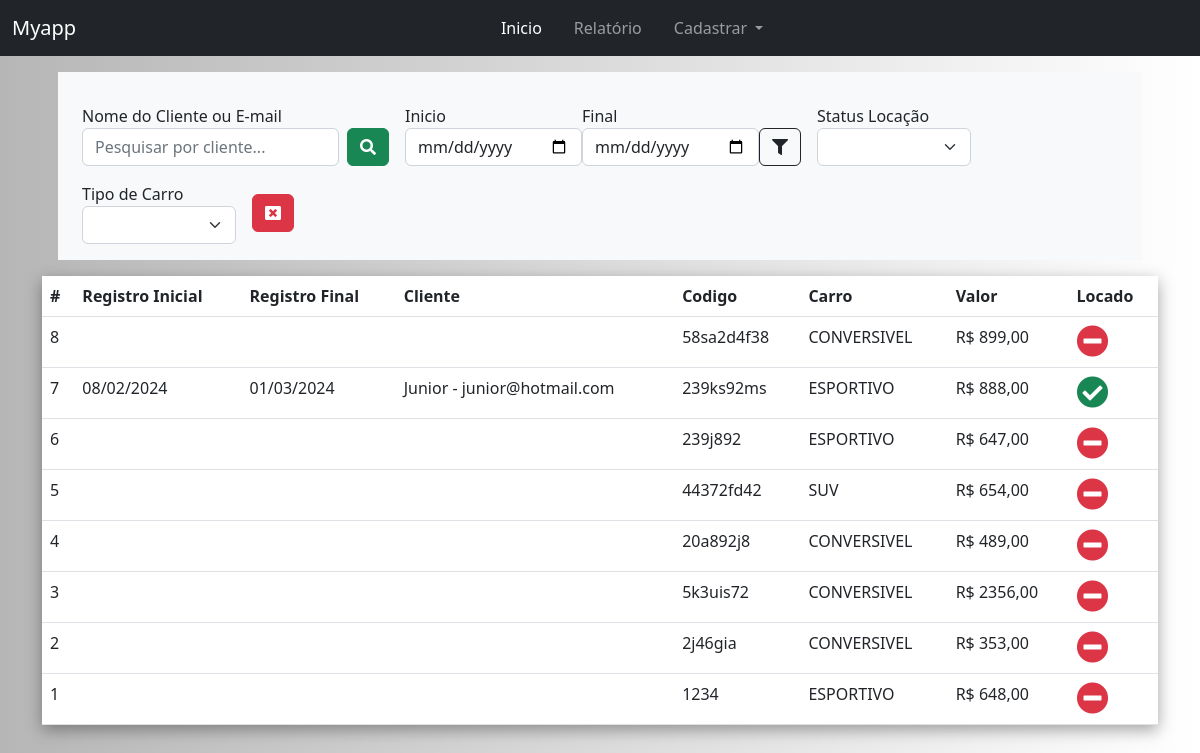
The page /reports/ on the database its author committed.
### myapp/models.py (models this page shows, shortened)
class Car(models.Model):
    code = models.CharField(max_length=100)
    type_item = models.CharField(max_length=100, choices=TypeCar.choices)
    address = models.TextField()
    price = models.DecimalField(max_digits=10,decimal_places=2)
    is_locate = models.BooleanField(default=False)
    class Meta:
        verbose_name = 'Imóvel'
        verbose_name_plural = 'Imóveis'
        ordering = ['-id']

class RegisterLocation(models.Model):
    car = models.ForeignKey(Car, on_delete=models.CASCADE, related_name='reg_location')
    client = models.ForeignKey(Client, on_delete=models.CASCADE)
    dt_start = models.DateTimeField('Inicio')
    dt_end = models.DateTimeField('Fim')
    create_at = models.DateField(default=datetime.now, blank=True)
    class Meta:
        verbose_name = 'Registrar Locação'
        verbose_name_plural = 'Registrar Locação'
        ordering = ['-id']

class Client(models.Model):
    name = models.CharField(max_length=100)
    email = models.EmailField(max_length=200)
    phone = models.CharField(max_length=15)
    def __str__(self):
        return "{} - {}".format(self.name, self.email)
    class Meta:
        verbose_name = 'Cliente'
        verbose_name_plural = 'Clientes'
        ordering = ['-id']

### myapp/views.py (the view)
# urls.py: path('reports/', views.reports, name='reports'),
def reports(request): ## Relatórios
    car = Car.objects.all()
    get_client = request.GET.get('client')
    get_locate = request.GET.get('is_locate')
    get_type_item = request.GET.get('type_item')
    get_dt_start = request.GET.get('dt_start')
    get_dt_end = request.GET.get('dt_end')
    print(get_dt_start, get_dt_end)
    if get_client: ## Filtra por nome e email do cliente
        car = Car.objects.filter(
					Q(reg_location__client__name__icontains=get_client) |
					Q(reg_location__client__email__icontains=get_client))
    if get_dt_start and get_dt_end: ## Por data
        car = Car.objects.filter(
						reg_location__create_at__range=[get_dt_start,get_dt_end])
    if get_locate:
        car = Car.objects.filter(is_locate=get_locate)
    if get_type_item:
        car = Car.objects.filter(type_item=get_type_item)
    return render(request, 'reports.html', {'cars':car})

### myapp/templates/reports.html (shortened to what this page needs)
{% extends 'base.html' %}
{% block content %}
<div class="container">
    <div class="row g-3 align-items-center m-3 bg-light p-3">
        <div class="col-auto">
            <label>Nome do Cliente ou E-mail</label>
            <form class="d-flex" action="{% url 'reports' %}">
                <input name="client" type="search" class="form-control me-2" placeholder="Pesquisar por cliente..." aria-label="Search">
                <button class="btn btn-success" type="submit"><i class="fas fa-search"></i></button>
            </form>
        </div>
        <div class="col-auto" >
            <form class="d-flex align-items-end" action="{% url 'reports' %}">
                <div class="">
                    <label for="">Inicio</label>
                    <input name="dt_start" type="date" value="{{request.GET.dt_start}}" class="form-control me-2">
                </div>
                <div class="">
                    <label for="">Final</label>
                    <input name="dt_end" type="date" value="{{request.GET.dt_end}}" class="form-control me-2">
                </div>
                <div class="">
                    <button class="btn btn-outline-dark" type="submit"><i class="fas fa-filter"></i></button>
                </div>
            </form>
        </div>
        <div class="col-auto">
            <form action="{% url 'reports' %}">
                <label>Status Locação</label>
                <select name="is_locate" class="form-select" onchange="this.form.submit()">
                    <option></option>
                    <option value="True" {% if request.GET.is_locate == 'True' %}selected{% endif %}>LOCADO</option>
                </select>
            </form>
        </div>
        <div class="col-auto">
            <form class="" action="{% url 'reports' %}">
            <label>Tipo de Carro</label>
                <select name="type_item" class="form-select" onchange="this.form.submit()">
                    <option></option>
                    <option value="ESPORTIVO" {% if request.GET.type_item == 'ESPORTIVO' %}selected{% endif %}>ESPORTIVO</option>
                </select>
            </form>
        </div>
        <div class="col-auto">
            <a class="btn btn-danger" href="{% url 'reports' %}"><i class="fas fa-window-close"></i></a>
        </div>
    </div>
    <table class="table" style="box-shadow: rgba(0, 0, 0, 0.35) 0px 5px 15px;">
        <thead>
            <tr>
                <th scope="col">#</th>
                <th scope="col">Registro Inicial</th>
                <th scope="col">Registro Final</th>
                <th scope="col">Cliente</th>
                <th scope="col">Codigo</th>
                <th scope="col">Carro</th>
                <th scope="col">Valor</th>
                <th scope="col">Locado</th>
            </tr>
        </thead>
        <tbody>
            {% for car in cars %}
            <tr>
                <td scope="row">{{car.id}}</td>
                <td scope="row">{% for location in car.reg_location.all %}{{location.dt_start|date:"d/m/Y"}}{% endfor %}</td>
                <td scope="row">{% for location in car.reg_location.all %}{{location.dt_end|date:"d/m/Y"}}{% endfor %}</td>
                <td scope="row">{% for location in car.reg_location.all %}{{location.client}}{% endfor %}</td>
                <td scope="row">{{car.code}}</td>
                <td scope="row">{{car.type_item}}</td>
                <td scope="row">R$ {{car.price}}</td>
                <td scope="row">
                    {% if car.is_locate == True %}
                    <i class="fas fa-check-circle fa-2x link-success"></i>
                    {% else %}
                    <i class="fas fa-minus-circle fa-2x link-danger"></i>
                    {% endif %}
                </td>
            </tr>
            {% endfor %}
        </tbody>
    </table>
</div>
{% endblock %}

### base/static/css/style.css (style rules this page uses)
body { background: linear-gradient(90deg, rgb(182, 182, 182) 0%, rgb(255, 255, 255) 100%); }
table { background-color: white; }

### rows shown on the page
Car: id "8", code "58sa2d4f38", type_item "CONVERSIVEL", price "899,00", is_locate False (drawn)
Car: id "7", code "239ks92ms", type_item "ESPORTIVO", price "888,00", is_locate True (drawn)
RegisterLocation: dt_start "08/02/2024", dt_end "01/03/2024", client "Junior - junior@hotmail.com"
Car: id "6", code "239j892", type_item "ESPORTIVO", price "647,00", is_locate False (drawn)
Car: id "5", code "44372fd42", type_item "SUV", price "654,00", is_locate False (drawn)
Car: id "4", code "20a892j8", type_item "CONVERSIVEL", price "489,00", is_locate False (drawn)
Car: id "3", code "5k3uis72", type_item "CONVERSIVEL", price "2356,00", is_locate False (drawn)
Car: id "2", code "2j46gia", type_item "CONVERSIVEL", price "353,00", is_locate False (drawn)
Car: id "1", code "1234", type_item "ESPORTIVO", price "648,00", is_locate False (drawn)
